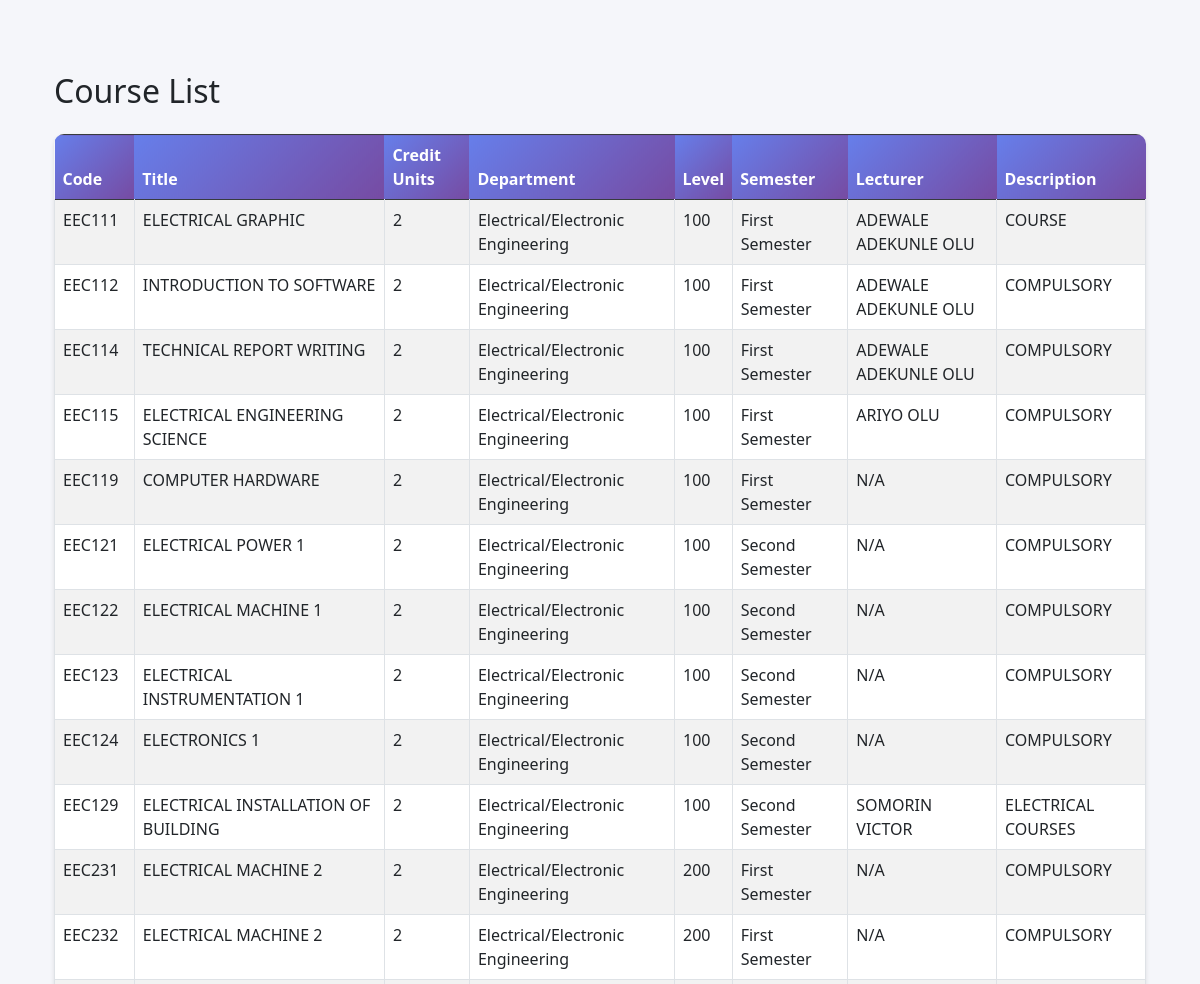
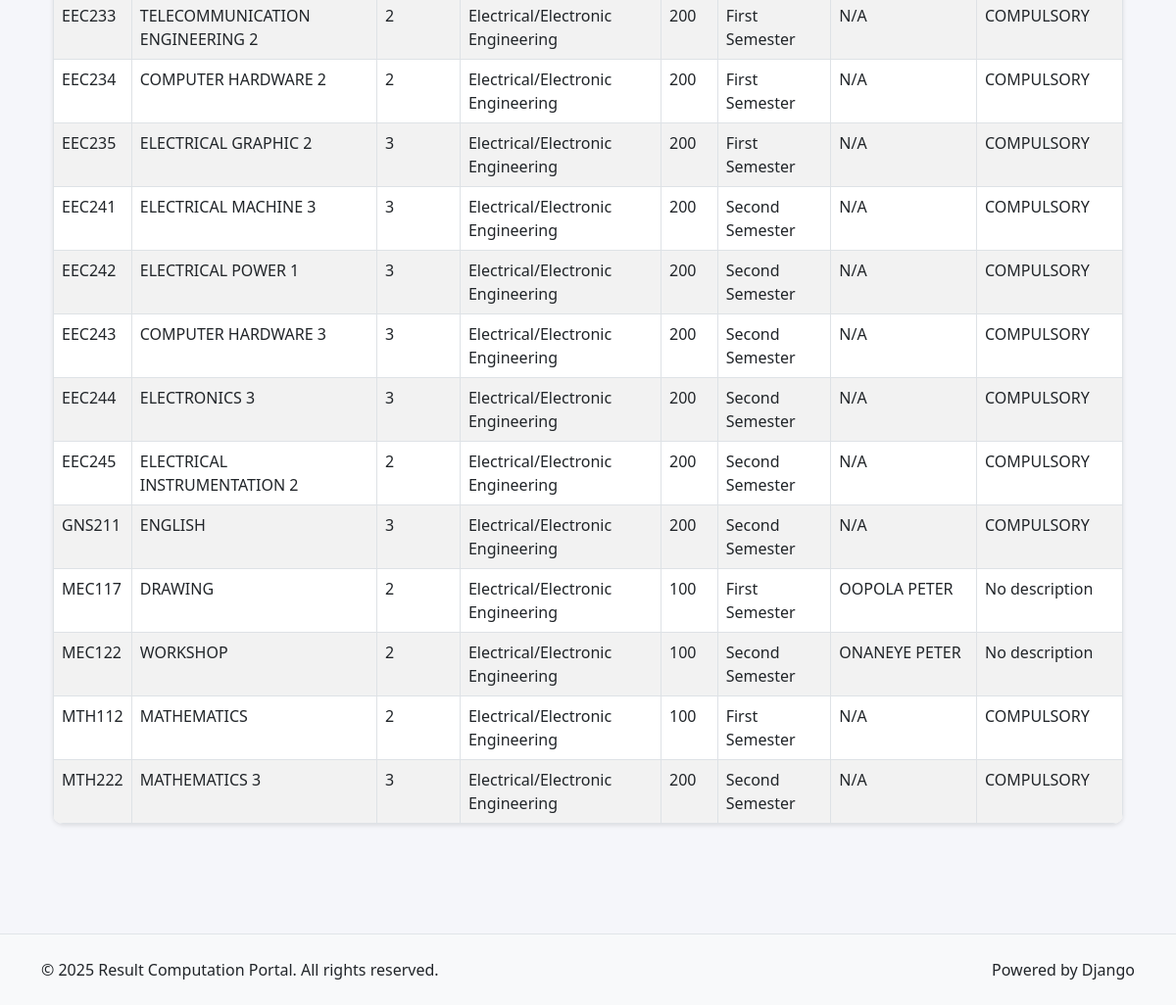
The app's page /courses/courses/ with its own data (2 pictures, top to bottom).
### courses/models.py (models this page shows, shortened)
class Course(models.Model):
    SEMESTER_CHOICES = [
        ("first", "First Semester"),
        ("second", "Second Semester"),
    ]
    code = models.CharField(max_length=20)
    title = models.CharField(max_length=200)
    credit_units = models.PositiveIntegerField()
    department = models.ForeignKey(Department, on_delete=models.CASCADE, related_name="courses")
    level = models.PositiveIntegerField()
    semester = models.CharField(max_length=10, choices=SEMESTER_CHOICES)
    lecturer = models.ForeignKey(
        "accounts.User",
        on_delete=models.SET_NULL,
        null=True,
        blank=True,
        limit_choices_to={"role__in": ["lecturer", "hod", "admin"]},
        related_name="courses",
    )
    description = models.TextField(blank=True, null=True)
    created_at = models.DateTimeField(auto_now_add=True)
    updated_at = models.DateTimeField(auto_now=True)
    class Meta:
        unique_together = ("code", "semester", "level", "department")
        ordering = ["code"]
        verbose_name = "Course"
        verbose_name_plural = "Courses"

class Department(models.Model):
    name = models.CharField(max_length=100, unique=True)
    code = models.CharField(max_length=10, unique=True)
    description = models.TextField(blank=True, null=True)
    created_at = models.DateTimeField(auto_now_add=True)
    updated_at = models.DateTimeField(auto_now=True)
    class Meta:
        ordering = ["name"]
        verbose_name = "Department"
        verbose_name_plural = "Departments"

### accounts/models.py (models this page shows, shortened)
class User(AbstractUser):
    ROLE_CHOICES = [
        ('admin', 'Admin'),
        ('hod', 'Head of Department'),
        ('lecturer', 'Lecturer'),
        ('student', 'Student'),
    ]
    role = models.CharField(max_length=20, choices=ROLE_CHOICES, default='student')
    phone_number = models.CharField(
        max_length=15,
        validators=[RegexValidator(regex=r'^\+?1?\d{9,15}$', message="Phone number must be entered in the format: '+999999999'. Up to 15 digits allowed.")],
        blank=True,
        null=True
    )
    date_of_birth = models.DateField(blank=True, null=True)
    address = models.TextField(blank=True, null=True)
    profile_picture = models.ImageField(upload_to='profile_pics/', blank=True, null=True)
    is_active = models.BooleanField(default=True)
    created_at = models.DateTimeField(auto_now_add=True)
    updated_at = models.DateTimeField(auto_now=True)
    staff_id = models.CharField(max_length=20, blank=True, null=True)
    department = models.ForeignKey(
        'courses.Department',
        on_delete=models.SET_NULL,
        blank=True,
        null=True,
        related_name='users'
    )
    class Meta:
        db_table = 'auth_user'
        verbose_name = 'User'
        verbose_name_plural = 'Users'
    def get_full_name(self):
        return f"{self.first_name} {self.last_name}".strip() or self.username

### courses/views.py (the view)
# urls.py: path('courses/', views.course_list, name='course_list'),
def course_list(request):
    courses = Course.objects.select_related('department', 'lecturer').all().order_by('code')
    return render(request, 'courses/course_list.html', {'courses': courses})

### templates/courses/course_list.html
{% extends 'base/base.html' %}
{% block content %}
<div class="container mt-4">
    <h2 class="mb-4">Course List</h2>
    {% if courses %}
        <table class="table table-bordered table-striped">
            <thead class="table-dark">
                <tr>
                    <th>Code</th>
                    <th>Title</th>
                    <th>Credit Units</th>
                    <th>Department</th>
                    <th>Level</th>
                    <th>Semester</th>
                    <th>Lecturer</th>
                    <th>Description</th>
                </tr>
            </thead>
            <tbody>
                {% for course in courses %}
                <tr>
                    <td>{{ course.code }}</td>
                    <td>{{ course.title }}</td>
                    <td>{{ course.credit_units }}</td>
                    <td>{{ course.department.name }}</td>
                    <td>{{ course.level }}</td>
                    <td>{{ course.get_semester_display }}</td>
                    <td>
                        {% if course.lecturer %}
                            {{ course.lecturer.get_full_name }}
                        {% else %}
                            N/A
                        {% endif %}
                    </td>
                    <td>{{ course.description|default:"No description" }}</td>
                </tr>
                {% endfor %}
            </tbody>
        </table>
    {% else %}
        <p>No courses found.</p>
    {% endif %}
</div>
{% endblock %}

### static/css/style.css (style rules this page uses)
:root { --primary-color: #667eea; --secondary-color: #764ba2; --success-color: #28a745; --danger-color: #dc3545; --warning-color: #ffc107; --info-color: #17a2b8; --light-color: #f8f9fa; --dark-color: #343a40; }
body { font-family: 'Segoe UI', Tahoma, Geneva, Verdana, sans-serif; background-color: #f5f6fa; }
.table { border-radius: 10px; overflow: hidden; box-shadow: 0 2px 4px rgba(0, 0, 0, 0.1); }
.table thead th { background: linear-gradient(135deg, var(--primary-color) 0%, var(--secondary-color) 100%); color: white; border: none; font-weight: 600; }

### records on screen
Course: code "EEC111", title "ELECTRICAL GRAPHIC", credit_units "2", department.name "Electrical/Electronic Engineering", level "100", semester "First Semester", lecturer.get_full_name "ADEWALE ADEKUNLE OLU", description "COURSE"
Course: code "EEC112", title "INTRODUCTION TO SOFTWARE", credit_units "2", department.name "Electrical/Electronic Engineering", level "100", semester "First Semester", lecturer.get_full_name "ADEWALE ADEKUNLE OLU", description "COMPULSORY"
Course: code "EEC114", title "TECHNICAL REPORT WRITING", credit_units "2", department.name "Electrical/Electronic Engineering", level "100", semester "First Semester", lecturer.get_full_name "ADEWALE ADEKUNLE OLU", description "COMPULSORY"
Course: code "EEC115", title "ELECTRICAL ENGINEERING SCIENCE", credit_units "2", department.name "Electrical/Electronic Engineering", level "100", semester "First Semester", lecturer.get_full_name "ARIYO OLU", description "COMPULSORY"
Course: code "EEC119", title "COMPUTER HARDWARE", credit_units "2", department.name "Electrical/Electronic Engineering", level "100", semester "First Semester", shows "N/A", description "COMPULSORY"
Course: code "EEC121", title "ELECTRICAL POWER 1", credit_units "2", department.name "Electrical/Electronic Engineering", level "100", semester "Second Semester", shows "N/A", description "COMPULSORY"
Course: code "EEC122", title "ELECTRICAL MACHINE 1", credit_units "2", department.name "Electrical/Electronic Engineering", level "100", semester "Second Semester", shows "N/A", description "COMPULSORY"
Course: code "EEC123", title "ELECTRICAL INSTRUMENTATION 1", credit_units "2", department.name "Electrical/Electronic Engineering", level "100", semester "Second Semester", shows "N/A", description "COMPULSORY"
Course: code "EEC124", title "ELECTRONICS 1", credit_units "2", department.name "Electrical/Electronic Engineering", level "100", semester "Second Semester", shows "N/A", description "COMPULSORY"
Course: code "EEC129", title "ELECTRICAL INSTALLATION OF BUILDING", credit_units "2", department.name "Electrical/Electronic Engineering", level "100", semester "Second Semester", lecturer.get_full_name "SOMORIN VICTOR", description "ELECTRICAL COURSES"
Course: code "EEC231", title "ELECTRICAL MACHINE 2", credit_units "2", department.name "Electrical/Electronic Engineering", level "200", semester "First Semester", shows "N/A", description "COMPULSORY"
Course: code "EEC232", title "ELECTRICAL MACHINE 2", credit_units "2", department.name "Electrical/Electronic Engineering", level "200", semester "First Semester", shows "N/A", description "COMPULSORY"
Course: code "EEC233", title "TELECOMMUNICATION ENGINEERING 2", credit_units "2", department.name "Electrical/Electronic Engineering", level "200", semester "First Semester", shows "N/A", description "COMPULSORY"
Course: code "EEC234", title "COMPUTER HARDWARE 2", credit_units "2", department.name "Electrical/Electronic Engineering", level "200", semester "First Semester", shows "N/A", description "COMPULSORY"
Course: code "EEC235", title "ELECTRICAL GRAPHIC 2", credit_units "3", department.name "Electrical/Electronic Engineering", level "200", semester "First Semester", shows "N/A", description "COMPULSORY"
Course: code "EEC241", title "ELECTRICAL MACHINE 3", credit_units "3", department.name "Electrical/Electronic Engineering", level "200", semester "Second Semester", shows "N/A", description "COMPULSORY"
Course: code "EEC242", title "ELECTRICAL POWER 1", credit_units "3", department.name "Electrical/Electronic Engineering", level "200", semester "Second Semester", shows "N/A", description "COMPULSORY"
Course: code "EEC243", title "COMPUTER HARDWARE 3", credit_units "3", department.name "Electrical/Electronic Engineering", level "200", semester "Second Semester", shows "N/A", description "COMPULSORY"
Course: code "EEC244", title "ELECTRONICS 3", credit_units "3", department.name "Electrical/Electronic Engineering", level "200", semester "Second Semester", shows "N/A", description "COMPULSORY"
Course: code "EEC245", title "ELECTRICAL INSTRUMENTATION 2", credit_units "2", department.name "Electrical/Electronic Engineering", level "200", semester "Second Semester", shows "N/A", description "COMPULSORY"
Course: code "GNS211", title "ENGLISH", credit_units "3", department.name "Electrical/Electronic Engineering", level "200", semester "Second Semester", shows "N/A", description "COMPULSORY"
Course: code "MEC117", title "DRAWING", credit_units "2", department.name "Electrical/Electronic Engineering", level "100", semester "First Semester", lecturer.get_full_name "OOPOLA PETER", description "No description"
Course: code "MEC122", title "WORKSHOP", credit_units "2", department.name "Electrical/Electronic Engineering", level "100", semester "Second Semester", lecturer.get_full_name "ONANEYE PETER", description "No description"
Course: code "MTH112", title "MATHEMATICS", credit_units "2", department.name "Electrical/Electronic Engineering", level "100", semester "First Semester", shows "N/A", description "COMPULSORY"
Course: code "MTH222", title "MATHEMATICS 3", credit_units "3", department.name "Electrical/Electronic Engineering", level "200", semester "Second Semester", shows "N/A", description "COMPULSORY"
